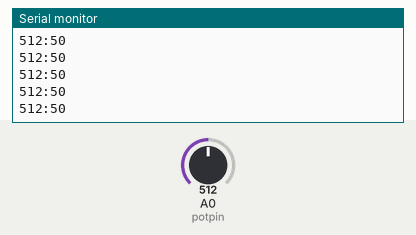
This sketch was run on a simulated Arduino Uno, built with avr-gcc and run on an emulated ATmega328P. On the bench: the last lines printed to the serial monitor. Inputs (shaded band) come from the test bench; at power-on: A0 (potpin) = 512.

Above: at 1.2 s.
1.3 s: A0 (potpin) set to 716
At 1.31 s:
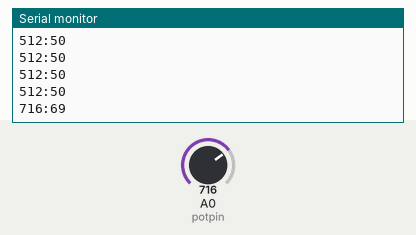
2.8 s: A0 (potpin) set to 900
At 2.82 s:
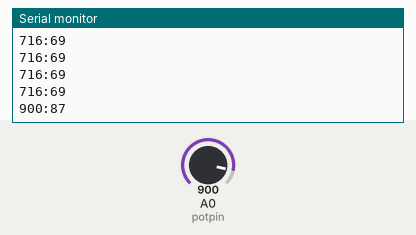
Timing chart, 0 to 5.8 s (numbered marks = the images above; inputs shaded):
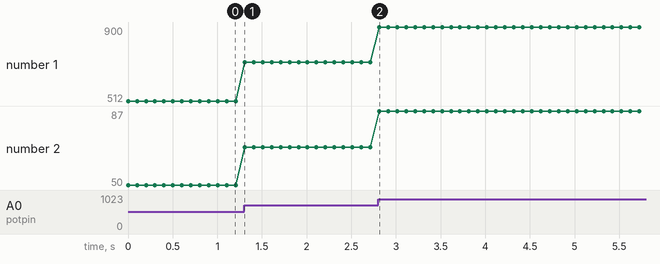

Measured:
- after the input at 1.3 s, the serial monitor: prints a new line at once (image 1)
- after the input at 2.8 s, the serial monitor: prints a new line at once (image 2)
- plotted number 1: 512 → 716 after the input at 1.3 s, 716 → 900 after the input at 2.8 s
- plotted number 2: 50 → 69 after the input at 1.3 s, 69 → 87 after the input at 2.8 s

The sketch:

Assignment_1.ino
```cpp
int potpin = A0;
int val;

void setup() {
  // put your setup code here, to run once:
  Serial.begin(115200);
}

void loop() {
  // put your main code here, to run repeatedly:
  val = analogRead(potpin);
  int mapval = map(val, 0, 1023, 0, 100);
  Serial.println(String(val) + ":" + String(mapval));
  delay(100);
}
```
